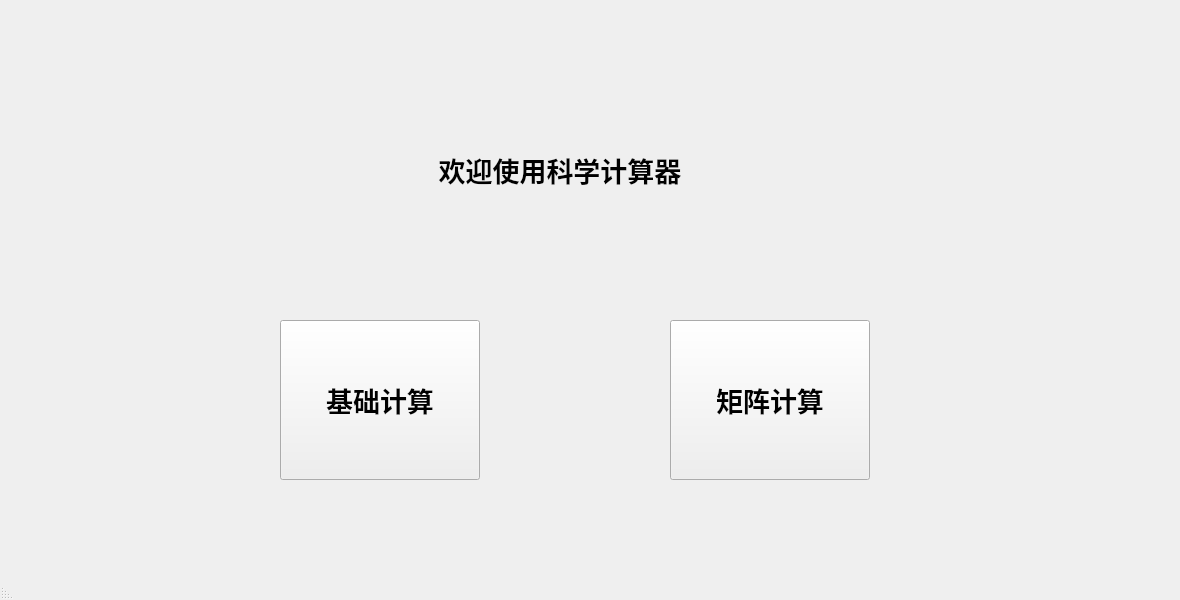
<?xml version="1.0" encoding="UTF-8"?>
<ui version="4.0">
 <class>MainWindow</class>
 <widget class="QMainWindow" name="MainWindow">
  <property name="enabled">
   <bool>true</bool>
  </property>
  <property name="geometry">
   <rect>
    <x>0</x>
    <y>0</y>
    <width>1180</width>
    <height>600</height>
   </rect>
  </property>
  <property name="font">
   <font>
    <pointsize>11</pointsize>
   </font>
  </property>
  <property name="acceptDrops">
   <bool>false</bool>
  </property>
  <property name="windowTitle">
   <string>MainWindow</string>
  </property>
  <property name="layoutDirection">
   <enum>Qt::RightToLeft</enum>
  </property>
  <widget class="QWidget" name="centralwidget">
   <widget class="QLabel" name="WelcomeDisplay">
    <property name="geometry">
     <rect>
      <x>370</x>
      <y>80</y>
      <width>380</width>
      <height>180</height>
     </rect>
    </property>
    <property name="sizePolicy">
     <sizepolicy hsizetype="Fixed" vsizetype="Fixed">
      <horstretch>0</horstretch>
      <verstretch>0</verstretch>
     </sizepolicy>
    </property>
    <property name="font">
     <font>
      <pointsize>20</pointsize>
      <weight>75</weight>
      <bold>true</bold>
     </font>
    </property>
    <property name="layoutDirection">
     <enum>Qt::LeftToRight</enum>
    </property>
    <property name="text">
     <string>欢迎使用科学计算器</string>
    </property>
    <property name="alignment">
     <set>Qt::AlignCenter</set>
    </property>
   </widget>
   <widget class="QPushButton" name="floatCanculate">
    <property name="geometry">
     <rect>
      <x>280</x>
      <y>320</y>
      <width>200</width>
      <height>160</height>
     </rect>
    </property>
    <property name="sizePolicy">
     <sizepolicy hsizetype="Fixed" vsizetype="Fixed">
      <horstretch>0</horstretch>
      <verstretch>0</verstretch>
     </sizepolicy>
    </property>
    <property name="font">
     <font>
      <pointsize>20</pointsize>
      <weight>75</weight>
      <bold>true</bold>
     </font>
    </property>
    <property name="text">
     <string>基础计算</string>
    </property>
   </widget>
   <widget class="QPushButton" name="MatrixCalculate">
    <property name="geometry">
     <rect>
      <x>670</x>
      <y>320</y>
      <width>200</width>
      <height>160</height>
     </rect>
    </property>
    <property name="sizePolicy">
     <sizepolicy hsizetype="Fixed" vsizetype="Fixed">
      <horstretch>0</horstretch>
      <verstretch>0</verstretch>
     </sizepolicy>
    </property>
    <property name="font">
     <font>
      <pointsize>20</pointsize>
      <weight>75</weight>
      <bold>true</bold>
     </font>
    </property>
    <property name="text">
     <string>矩阵计算</string>
    </property>
   </widget>
   <widget class="QLabel" name="Time">
    <property name="geometry">
     <rect>
      <x>790</x>
      <y>0</y>
      <width>371</width>
      <height>141</height>
     </rect>
    </property>
    <property name="font">
     <font>
      <pointsize>12</pointsize>
      <italic>true</italic>
     </font>
    </property>
    <property name="text">
     <string/>
    </property>
    <property name="alignment">
     <set>Qt::AlignRight|Qt::AlignTrailing|Qt::AlignVCenter</set>
    </property>
   </widget>
  </widget>
  <widget class="QStatusBar" name="statusbar"/>
 </widget>
 <resources/>
 <connections/>
</ui>
